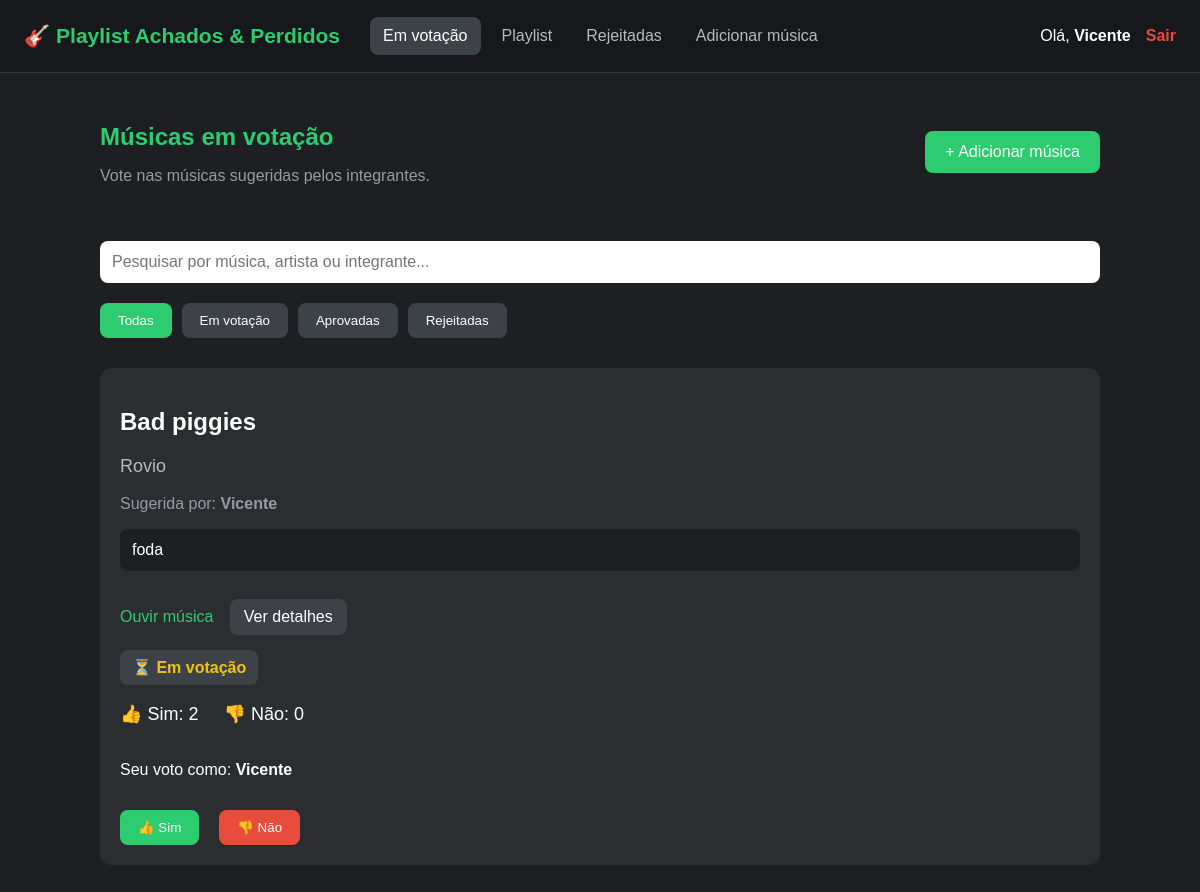
/ (signed in), run on the app's committed database.
### models.py (models this page shows, shortened)
class Usuario(UserMixin, db.Model):
    id = db.Column(db.Integer, primary_key=True)
    nome = db.Column(
        db.String(50),
        unique=True,
        nullable=False
    )
    senha_hash = db.Column(
        db.String(300),
        nullable=False
    )
    votos = db.relationship(
        "Voto",
        backref="usuario",
        cascade="all, delete-orphan"
    )

class Musica(db.Model):
    id = db.Column(db.Integer, primary_key=True)
    titulo = db.Column(db.String(100), nullable=False)
    artista = db.Column(db.String(100), nullable=False)
    sugerida_por = db.Column(db.String(50), nullable=False)
    link = db.Column(db.String(300))
    observacao = db.Column(db.Text)
    votos = db.relationship(
        "Voto",
        backref="musica",
        cascade="all, delete-orphan"
    )
    @property
    def votos_sim(self):
        return sum(
            1 for voto in self.votos
            if voto.escolha is True
        )
    @property
    def votos_nao(self):
        return sum(
            1 for voto in self.votos
            if voto.escolha is False
        )
    @property
    def status(self):
        if self.votos_sim >= 4:
            return "Aprovada"
        if self.votos_nao >= 4:
            return "Rejeitada"
        return "Em votação"

class Voto(db.Model):
    id = db.Column(db.Integer, primary_key=True)
    escolha = db.Column(
        db.Boolean,
        nullable=False
    )
    musica_id = db.Column(
        db.Integer,
        db.ForeignKey("musica.id"),
        nullable=False
    )
    usuario_id = db.Column(
        db.Integer,
        db.ForeignKey("usuario.id"),
        nullable=False
    )
    __table_args__ = (
        db.UniqueConstraint(
            "usuario_id",
            "musica_id",
            name="voto_unico_por_usuario"
        ),
    )

### routes.py (the view)
@main.route("/")
@login_required
def home():
    todas = db.session.execute(
        db.select(Musica).order_by(
            Musica.id.desc()
        )
    ).scalars().all()
    musicas = [
        musica
        for musica in todas
        if musica.status == "Em votação"
    ]
    return render_template(
        "index.html",
        musicas=musicas
    )

### models.py (called while the page is built)
@login_manager.user_loader
def carregar_usuario(usuario_id):
    return db.session.get(Usuario, int(usuario_id))

### templates/index.html (shortened to what this page needs)
{% extends "base.html" %}
{% block conteudo %}
<div class="container">
    <section class="titulo-pagina">
        <div>
            <h1>Músicas em votação</h1>
            <p>
                Vote nas músicas sugeridas pelos integrantes.
            </p>
        </div>
        <a
            class="adicionar"
            href="{{ url_for('main.adicionar') }}"
        >
            + Adicionar música
        </a>
    </section>
    <div class="area-pesquisa">
        <input
            type="text"
            id="pesquisa-musica"
            placeholder="Pesquisar por música, artista ou integrante..."
        >
        <div class="filtros-status">
            <button
                type="button"
                class="filtro ativo"
                data-status="todas"
            >
                Todas
            </button>
            <button
                type="button"
                class="filtro"
                data-status="em-votação"
            >
                Em votação
            </button>
            <button
                type="button"
                class="filtro"
                data-status="aprovada"
            >
                Aprovadas
            </button>
            <button
                type="button"
                class="filtro"
                data-status="rejeitada"
            >
                Rejeitadas
            </button>
        </div>
    </div>
    <div class="lista-musicas">
        {% for musica in musicas %}
            <div
                class="musica"
                data-status="{{ musica.status|lower|replace(' ', '-') }}"
                data-pesquisa="{{ musica.titulo }} {{ musica.artista }} {{ musica.sugerida_por }}"
            >
                <h2>
                    <a
                        class="titulo-musica"
                        href="{{ url_for('main.detalhes_musica', musica_id=musica.id) }}"
                    >
                        {{ musica.titulo }}
                    </a>
                </h2>
                <p class="artista">
                    {{ musica.artista }}
                </p>
                <p class="autor">
                    Sugerida por:
                    <strong>{{ musica.sugerida_por }}</strong>
                </p>
                {% if musica.observacao %}
                    <p class="observacao">
                        {{ musica.observacao }}
                    </p>
                {% endif %}
                <div class="acoes-musica">
                    {% if musica.link %}
                        <a
                            class="link-musica"
                            href="{{ musica.link }}"
                            target="_blank"
                            rel="noopener noreferrer"
                        >
                            Ouvir música
                        </a>
                    {% endif %}
                    <a
                        class="ver-detalhes"
                        href="{{ url_for('main.detalhes_musica', musica_id=musica.id) }}"
                    >
                        Ver detalhes
                    </a>
                </div>
                <div
                    class="status status-{{ musica.status|lower|replace(' ', '-') }}"
                >
                    {% if musica.status == "Aprovada" %}
                        ✅ Aprovada para a playlist
                    {% elif musica.status == "Rejeitada" %}
                        ❌ Rejeitada
                    {% else %}
                        ⏳ Em votação
                    {% endif %}
                </div>
                <div class="votos">
                    <span>
                        👍 Sim: {{ musica.votos_sim }}
                    </span>
                    <span>
                        👎 Não: {{ musica.votos_nao }}
                    </span>
                </div>
                {% if musica.status == "Em votação" %}
                    <form
                        class="form-voto"
                        method="POST"
                        action="{{ url_for('main.votar', musica_id=musica.id) }}"
                    >
                        <p>
                            Seu voto como:
                            <strong>{{ current_user.nome }}</strong>
                        </p>
                        <div class="botoes-voto">
                            <button
                                class="botao-sim"
                                type="submit"
                                name="escolha"
                                value="sim"
                            >
                                👍 Sim
                            </button>
                            <button
                                class="botao-nao"
                                type="submit"
                                name="escolha"
                                value="nao"
                            >
                                👎 Não
                            </button>
                        </div>
                    </form>
                {% endif %}
            </div>
        {% else %}
            <div class="mensagem-vazia">
                <p>Nenhuma música foi adicionada ainda.</p>
            </div>
        {% endfor %}
    </div>
</div>
{% endblock %}

### templates/base.html (shortened to what this page needs)
<!DOCTYPE html>
<html lang="pt-BR">
<head>
    <link
        rel="stylesheet"
        href="{{ url_for('static', filename='css/style.css') }}"
    >
</head>
<body>
<header class="cabecalho-site">
    <div class="cabecalho-conteudo">
        <a
            class="logo-site"
            href="{{ url_for('main.home') }}"
        >
            🎸 Playlist Achados & Perdidos
        </a>
        {% if current_user.is_authenticated %}
            <nav class="menu-principal">
                <a
                    href="{{ url_for('main.home') }}"
                    class="{% if request.endpoint == 'main.home' %}ativo{% endif %}"
                >
                    Em votação
                </a>
                <a
                    href="{{ url_for('main.playlist') }}"
                    class="{% if request.endpoint == 'main.playlist' %}ativo{% endif %}"
                >
                    Playlist
                </a>
                <a
                    href="{{ url_for('main.rejeitadas') }}"
                    class="{% if request.endpoint == 'main.rejeitadas' %}ativo{% endif %}"
                >
                    Rejeitadas
                </a>
                <a
                    href="{{ url_for('main.adicionar') }}"
                    class="{% if request.endpoint == 'main.adicionar' %}ativo{% endif %}"
                >
                    Adicionar música
                </a>
            </nav>
            <div class="conta-usuario">
                <span>
                    Olá, <strong>{{ current_user.nome }}</strong>
                </span>
                <a
                    class="sair"
                    href="{{ url_for('auth.logout') }}"
                >
                    Sair
                </a>
            </div>
        {% endif %}
    </div>
</header>
<main class="conteudo-principal">
    {% block conteudo %}
    {% endblock %}
</main>
</body>
</html>

### static/css/style.css (style rules this page uses)
body { background:#1e1f22; font-family:Arial, Helvetica, sans-serif; color:white; margin:0; }
.container { width: 100%; max-width: 1000px; margin: 0 auto; }
h1 { color:#2ecc71; }
input { width:100%; padding:12px; border:none; border-radius:8px; margin-top:20px; margin-bottom:20px; font-size:16px; }
.adicionar { background:#2ecc71; color:white; border:none; padding:12px 20px; border-radius:8px; cursor:pointer; font-size:16px; }
.musica { background:#2b2d31; padding:20px; border-radius:12px; margin-top:30px; }
button { margin-top:15px; margin-right:10px; padding:10px 18px; border:none; border-radius:8px; cursor:pointer; }
.votos { margin-top:15px; font-size:18px; }
.adicionar { display: inline-block; text-decoration: none; }
.artista { color: #b5bac1; font-size: 18px; }
.autor { color: #949ba4; }
.observacao { padding: 12px; background: #1e1f22; border-radius: 8px; }
.link-musica { display: inline-block; margin-top: 10px; color: #2ecc71; text-decoration: none; }
.status { display: inline-block; margin-top: 15px; padding: 8px 12px; border-radius: 8px; font-weight: bold; }
.status-em-votação { background: #3d4148; color: #f1c40f; }
.votos { display: flex; gap: 25px; margin-top: 18px; }
.form-voto { display: flex; flex-direction: column; align-items: flex-start; margin-top: 20px; }
.botoes-voto { display: flex; gap: 10px; }
.botao-sim { background: #2ecc71; color: white; }
.botao-nao { background: #e74c3c; color: white; }
.area-pesquisa { margin-top: 20px; margin-bottom: 20px; }
.area-pesquisa input { box-sizing: border-box; }
.filtros-status { display: flex; flex-wrap: wrap; gap: 10px; margin-bottom: 20px; }
.filtro { margin: 0; background: #3d4148; color: white; transition: background 0.2s, transform 0.2s; }
.filtro.ativo { background: #2ecc71; }
.titulo-musica { color: white; text-decoration: none; }
.ver-detalhes { display: inline-block; margin-top: 12px; margin-left: 12px; color: white; text-decoration: none; background: #3d4148; padding: 9px 14px; border-radius: 8px; }
.cabecalho-site { position: sticky; top: 0; z-index: 1000; background: #17181b; border-bottom: 1px solid #35373c; }
.cabecalho-conteudo { width: 100%; max-width: 1200px; min-height: 72px; margin: 0 auto; padding: 0 24px; box-sizing: border-box; display: flex; align-items: center; gap: 30px; }
.logo-site { color: #2ecc71; text-decoration: none; font-size: 21px; font-weight: bold; white-space: nowrap; }
.menu-principal { display: flex; align-items: center; gap: 8px; flex: 1; }
.menu-principal a { padding: 10px 13px; color: #b5bac1; text-decoration: none; border-radius: 8px; transition: background 0.2s, color 0.2s; }
.menu-principal a.ativo { color: white; background: #3d4148; }
.conta-usuario { display: flex; align-items: center; gap: 15px; white-space: nowrap; }
.conta-usuario .sair { color: #e74c3c; text-decoration: none; font-weight: bold; }
.conteudo-principal { width: 100%; max-width: 1200px; margin: 0 auto; padding: 30px 24px; box-sizing: border-box; }
.titulo-pagina { display: flex; justify-content: space-between; align-items: center; gap: 25px; }
.titulo-pagina h1 { margin-bottom: 5px; }
.titulo-pagina p, .descricao-pagina { color: #949ba4; }

### data on the page
Usuario: nome "Vicente"
Musica: titulo "Bad piggies", artista "Rovio", sugerida_por "Vicente", observacao "foda", votos_sim "2", votos_nao "0"
